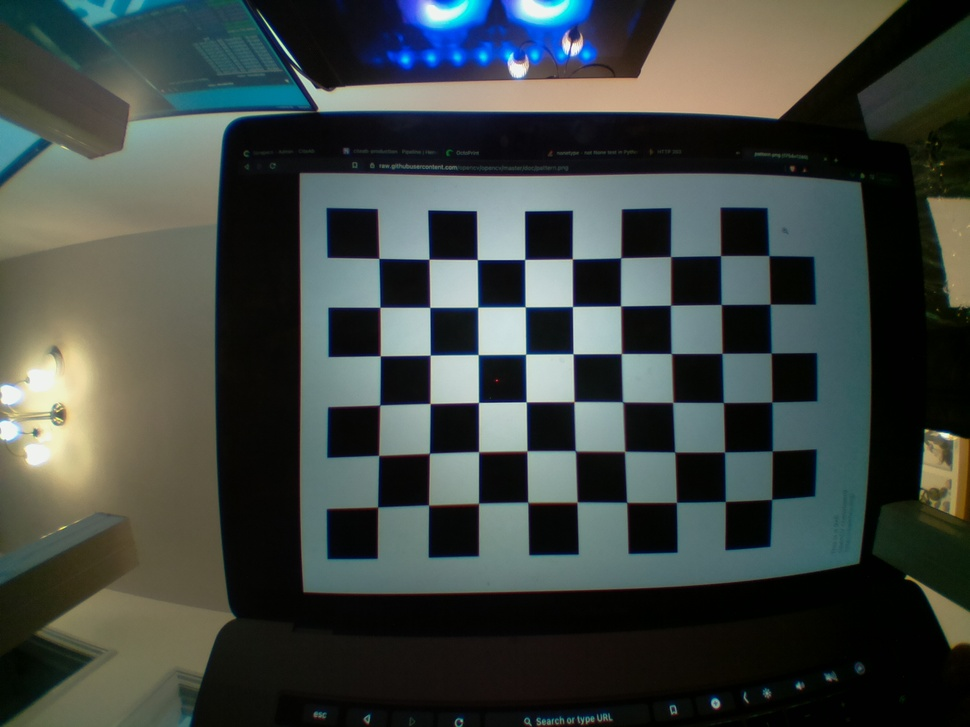
#> input picture images/image0004.jpg, 970 x 727 px, shrunk from 2592 x 1944 before the run
$ python undistort.py
#> lines starting #> are read from the running program, lines starting #| are printed output that depends on the picture
import cv2 as cv
import numpy as np

mtx = np.array([[1.19370683e+03, 0.00000000e+00, 1.34586331e+03],
 [0.00000000e+00, 1.19439234e+03, 9.00272765e+02],
 [0.00000000e+00, 0.00000000e+00, 1.00000000e+00]])

dist = np.array([[0.30817179, -0.60103357,  0.0020343,  -0.00328281,  0.2448481 ]])

img = cv.imread('images/image0004.jpg')
#> img is the input picture: shape (727, 970, 3); mean B, G, R 66.2, 70.1, 62.7
h,  w = img.shape[:2]
#> h = 727; w = 970
newcameramtx, roi = cv.getOptimalNewCameraMatrix(mtx, dist, (w,h), 1, (w,h))
#> roi = (360, 249, 599, 456)

# undistort
dst = cv.undistort(img, mtx, dist, None, newcameramtx)
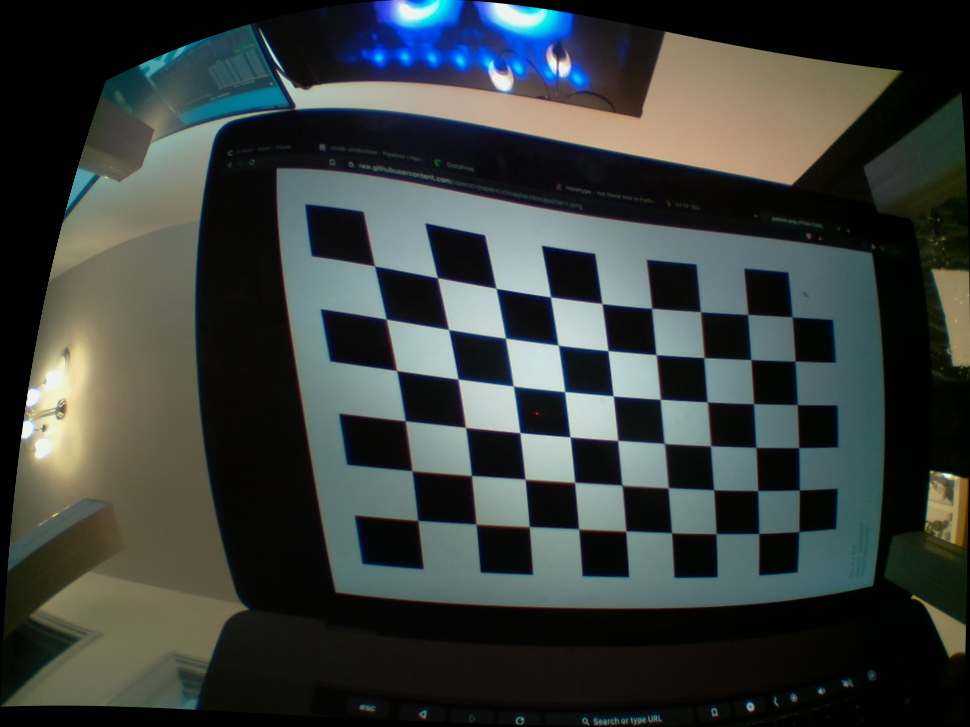
#> dst: shape (727, 970, 3); mean B, G, R 60.5, 63.1, 57
# crop the image
x, y, w, h = roi
#> x = 360; y = 249; w = 599; h = 456
dst = dst[y:y+h, x:x+w]
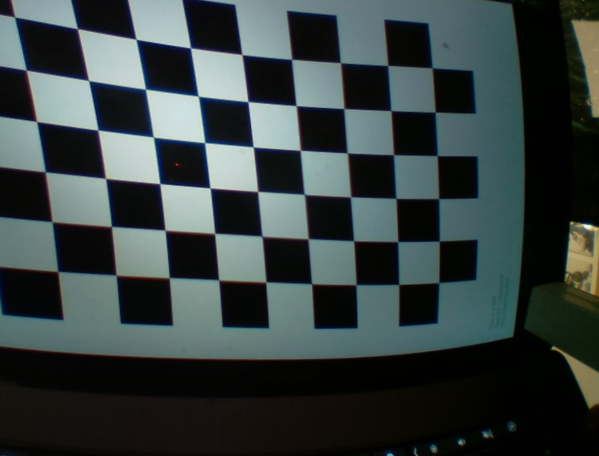
#> dst: shape (456, 599, 3); mean B, G, R 64.4, 64.9, 54.7
cv.imwrite('calibresult.png', dst)

$ run again, with images/image0002.jpg copied over images/image0004.jpg
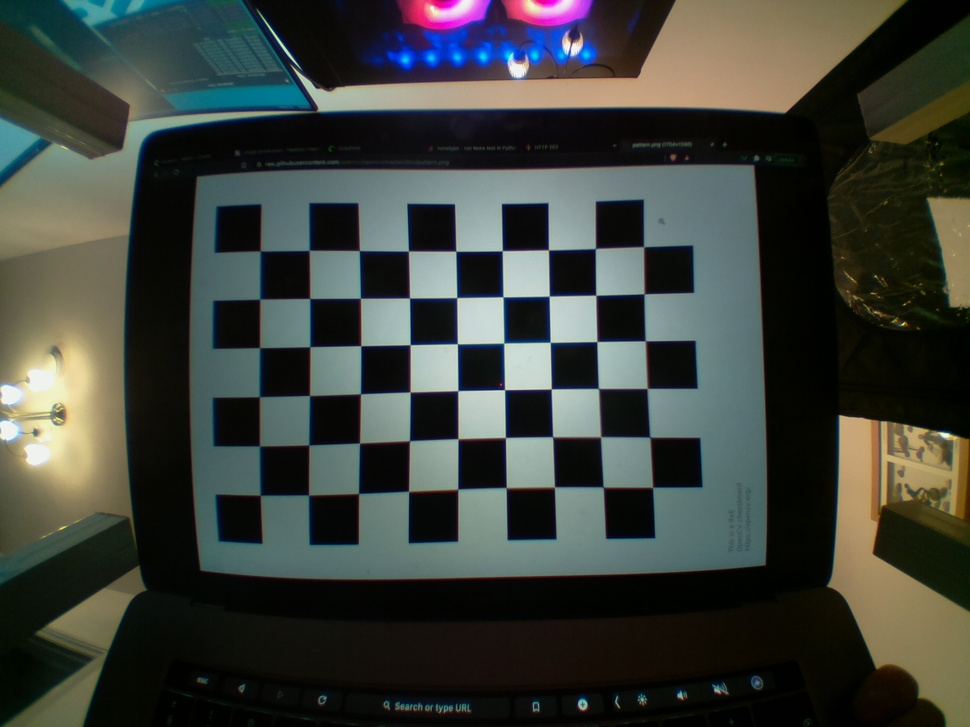
#> input picture images/image0002.jpg, 970 x 727 px, shrunk from 2592 x 1944 before the run
#> img is the input picture: shape (727, 970, 3); mean B, G, R 59.2, 65.1, 60.6
#> `dst = cv.undistort(img, mtx, dist, None, newcameramtx)`:
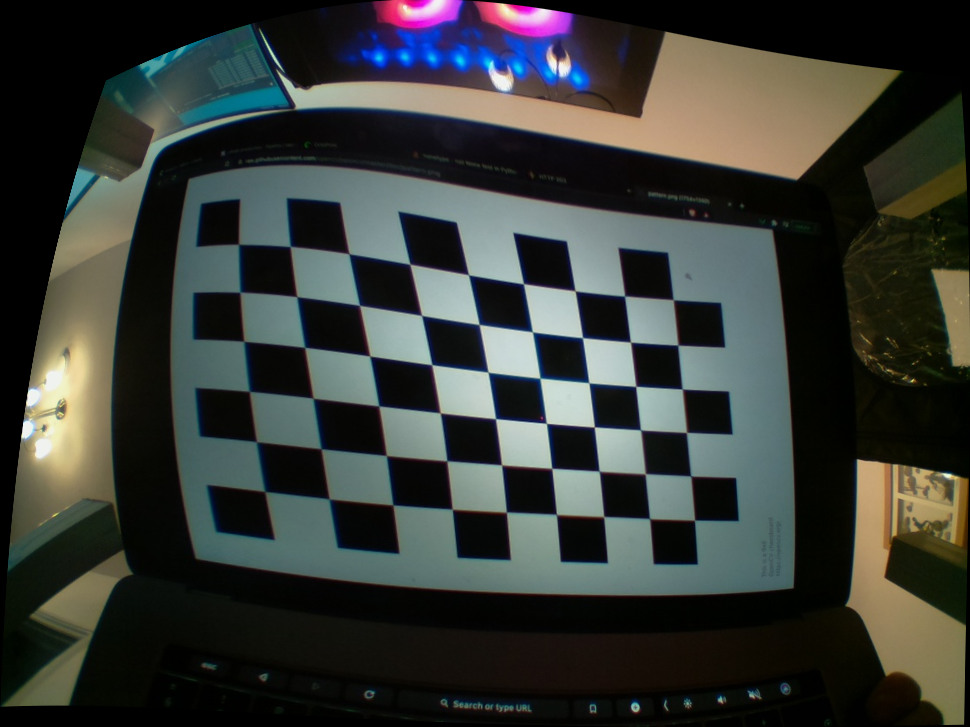
#> dst: shape (727, 970, 3); mean B, G, R 54.5, 58.6, 54.8
#> `dst = dst[y:y+h, x:x+w]`:
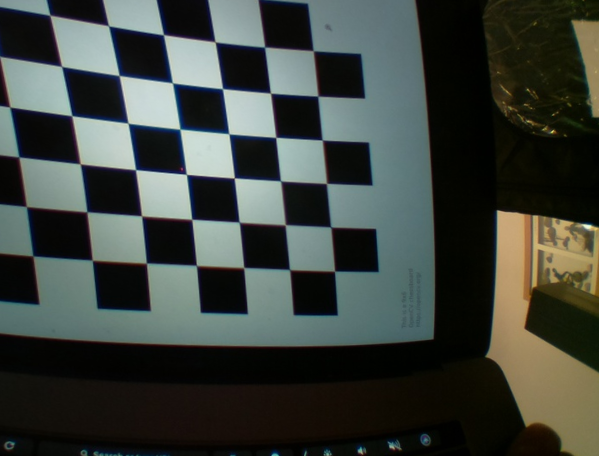
#> dst: shape (456, 599, 3); mean B, G, R 61.2, 66.7, 60.8

$ run again, with images/image0005.jpg copied over images/image0004.jpg
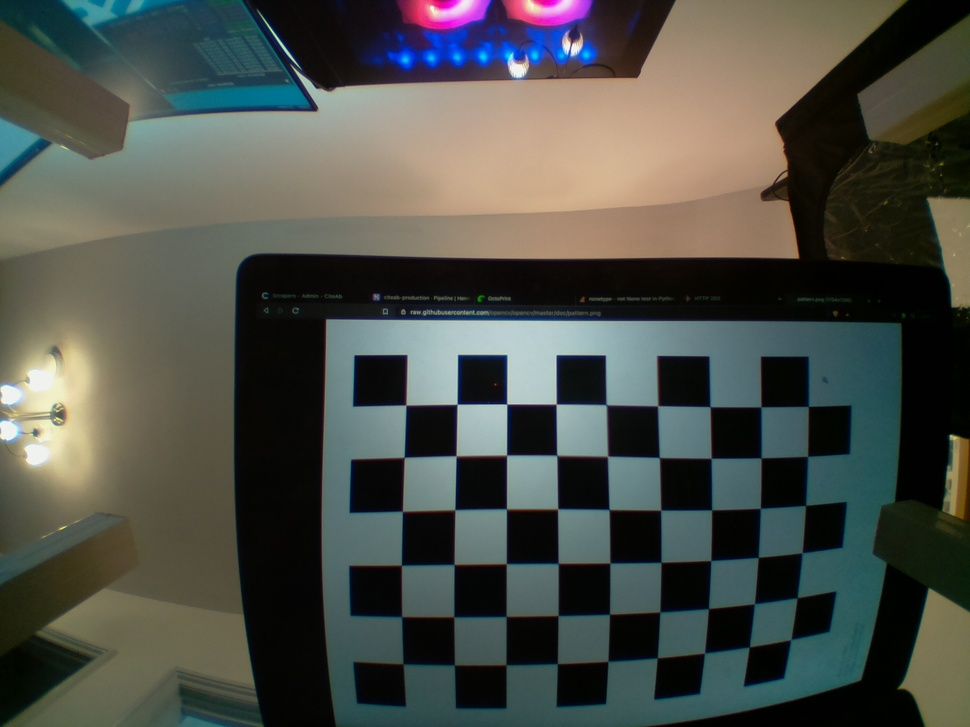
#> input picture images/image0005.jpg, 970 x 727 px, shrunk from 2592 x 1944 before the run
#> img is the input picture: shape (727, 970, 3); mean B, G, R 72.6, 79.2, 75.8
#> `dst = cv.undistort(img, mtx, dist, None, newcameramtx)`:
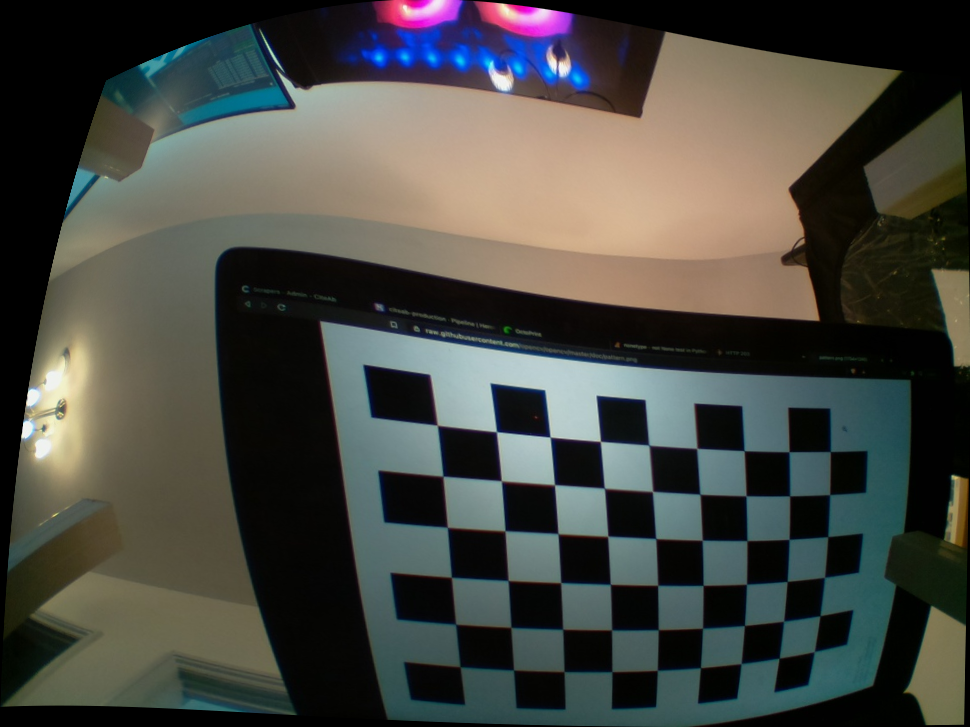
#> dst: shape (727, 970, 3); mean B, G, R 66.4, 72.2, 71
#> `dst = dst[y:y+h, x:x+w]`:
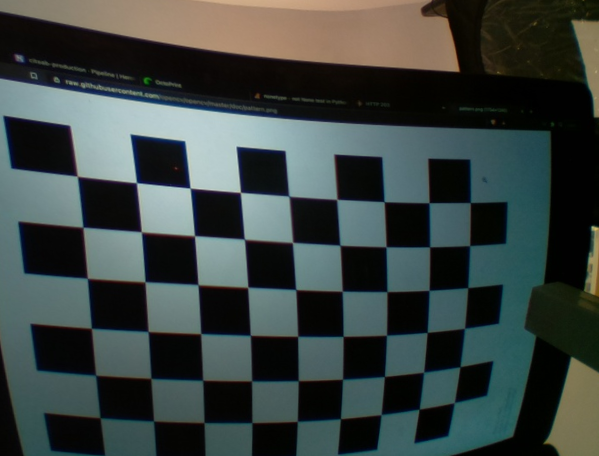
#> dst: shape (456, 599, 3); mean B, G, R 65.1, 67.5, 58.1
